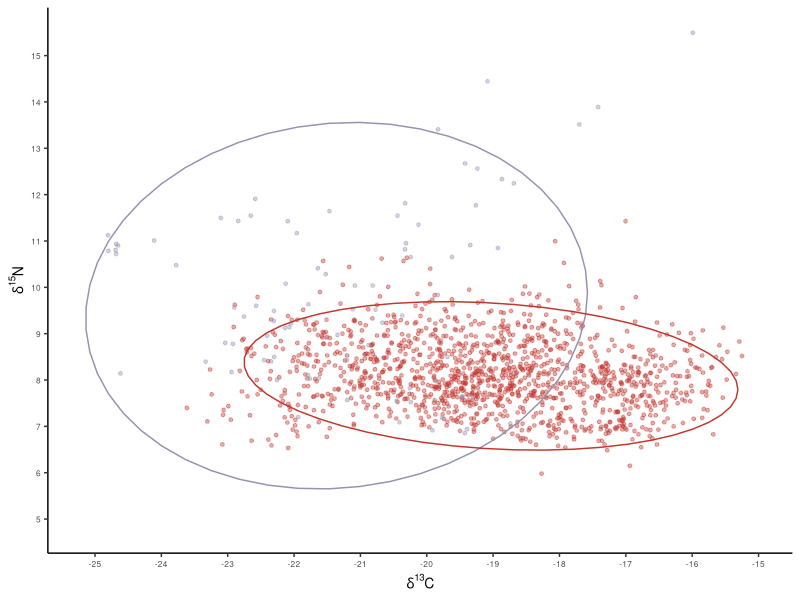
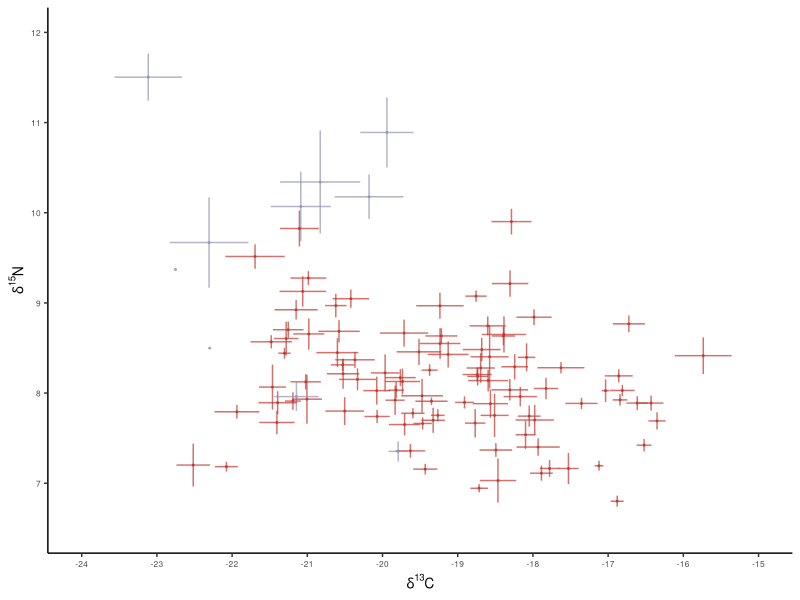
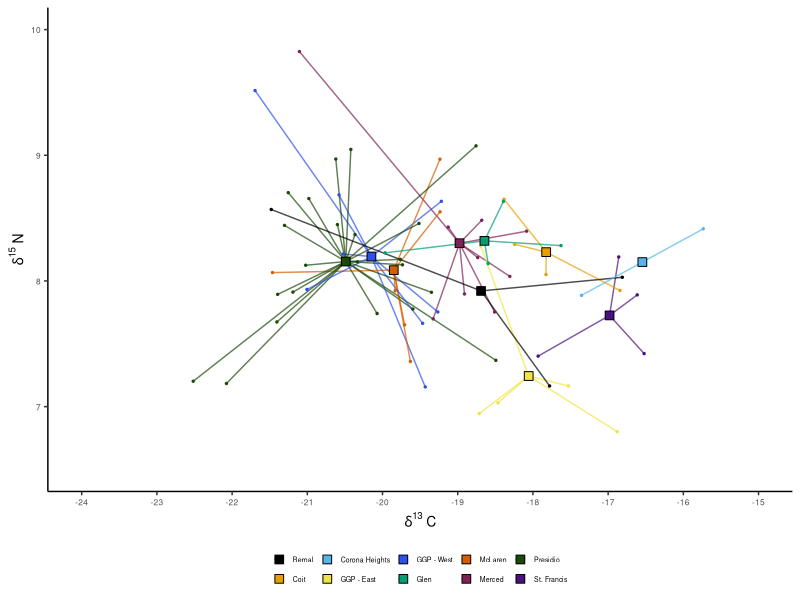

Reproduce these figures in R, in order. (Note: this script raises an error after producing the figures.)
## ---- chunk 1
knitr::opts_chunk$set(echo = TRUE)

library(tidyverse)
library(plotrix)
library(ggpubr)

colors <- c("#000000", "#E69F00", "#56B4E9", "#2D51E8", "#F0E442", "#009E73", "#D55E00", "#7D2355", "#1A4A08","#4A107F")

family_colors <- c("Bernal" = colors[1],
                   "Coit" = colors[2],
                   "Corona Heights" = colors[3],
                   "GGP - West" = colors[4],
                   "GGP - East" = colors[5],
                   "Glen" = colors[6],
                   "McLaren" = colors[7],
                   "Merced" = colors[8],
                   "Presidio" = colors[9],
                   "St. Francis" = colors[10])

# Make custom theme
theme_custom <- function() {
  theme_classic()+
  theme(panel.grid.minor = element_blank(),
        strip.text = element_text(size = 12, face = "bold"),
        plot.background = element_rect(fill = "white", color = NA),
        plot.title = element_text(size = 7),
        strip.background = element_blank(),
        axis.text.y = element_text(size=6),
        axis.text.x = element_text(size=6),
        axis.title.y = element_text(size=10),
        axis.title.x = element_text(size=10))}
## ---- chunk 2
data_clean <- read.csv("Cleaned_Data/cleaned_whiskerdata.csv")
data_average <- read.csv("Cleaned_Data/averaged_whiskerdata.csv")
## ---- chunk 3
# Plot - all data points
fig.S3 <- data_clean %>% 
  ggplot(aes(x=C_raw, y=N_raw, color=urban)) +
  geom_point(size=1, alpha=0.4)+
  stat_ellipse(level=0.95)+
  scale_color_manual(values=c("#9292B1", "#c0362d"))+
  xlab(expression({delta}^13*C))+
  ylab(expression({delta}^15*N))+
  scale_x_continuous(limits=c(-25.2,-15), breaks=seq(-25,-15,by=1))+
  scale_y_continuous(limits=c(4.8,15.5), breaks=seq(5,15,by=1))+
  theme_custom()+
  theme(legend.position = "none")

fig.S3

# ggsave("Figures/FigureS3.png",dpi=600, width=4, height=3)

# All individuals with standard error bars
fig2 <- data_average %>% 
  ggplot(aes(x=C_avg, y=N_avg, color=urban))+
  geom_errorbar(aes(ymin=N_avg-N_se, ymax=N_avg+N_se, color=urban), alpha=0.7)+
  geom_errorbar(aes(xmin=C_avg-C_se, xmax=C_avg+C_se, color=urban), alpha=0.7)+
  geom_point(size=0.4,alpha=0.7)+
  scale_color_manual(values=c("#9292B1", "#c0362d"))+
  xlab(expression({delta}^13*C))+
  ylab(expression({delta}^15*N))+
  scale_x_continuous(limits=c(-24,-15), breaks=seq(-24,-15,by=1))+
  scale_y_continuous(limits=c(6.5,12), breaks=seq(7,12,by=1))+
  theme_custom()+
  theme(legend.position = "none")

fig2

# ggsave("Figures/Figure2.png",dpi=600, width=3.4, height=2.8)

# Create data frame with only SF coyotes
data_average_sf <- data_average %>% 
  filter(urban == "urban")

# Compute center points
center_points <- data_average_sf %>%
  filter(group != "NA") %>%
  group_by(group) %>%
  summarize(C_center = mean(C_avg, na.rm = TRUE),
            N_center = mean(N_avg, na.rm = TRUE))

# Join center points back to the original data
data_with_centers <- data_average_sf %>%
  filter(group != "NA") %>%
  left_join(center_points, by = "group")

# SF individuals colored by family group
fig.4 <- data_with_centers %>% 
  ggplot(aes(x=C_avg, y=N_avg, 
             color=group, fill=group)) +
  geom_segment(aes(x = C_center, y = N_center, 
                   xend = C_avg, yend = N_avg, 
                   color = group),  linewidth=0.5, alpha=0.7) + 
  geom_point(size=0.5) +  
  geom_point(data=center_points, aes(x=C_center, y=N_center, fill=group), 
             color="black", size=3, shape=22, stroke=0.5)+  
  scale_color_manual(values=family_colors) +
  scale_fill_manual(values=family_colors) +
  xlab(expression(delta^{13}~C)) +
  ylab(expression(delta^{15}~N)) +
  scale_x_continuous(limits=c(-24,-15), breaks=seq(-24,-15,by=1)) +
  scale_y_continuous(limits=c(6.5,10), breaks=seq(7,10,by=1)) +
  theme_custom() +
  theme(legend.position = "bottom",
        legend.text = element_text(size=5),
        legend.key.size = unit(0.1, 'cm'),
        legend.title = element_blank())

fig.4

# ggsave("Figures/Figure4.png",dpi=600, width=3.4, height=2.8)


leg <- get_legend(fig.4)

# Combine plots
ggarrange(
  fig2a, fig.2b,
  ncol = 1, nrow = 2, 
  labels = c("a", "b"),
  common.legend=F,
  align = "hv",
  label.x = 0.15,
  widths=c(1,1), heights=c(1,1),
  legend="bottom",
  legend.grob = leg)

# ggsave("Figures/Figure4.png",dpi=600, width=3.4, height=6)
 
# Plot all SF individuals, highlighting repeatedly sampled individuals
fig.S2 <- data_average_sf %>% 
  ggplot(aes(x = C_avg, y = N_avg)) +
  
  # Error bars
  geom_errorbar(aes(ymin = N_avg - N_se, ymax = N_avg + N_se,
                    color = case_when(
    whisker %in% c("S19-8775", "S19-8775-2") ~ "highlight",
    whisker %in% c( "S19-8786", "S19-8786-2") ~ "highlight2",
    TRUE ~ "black")), alpha = 0.5) +
  geom_errorbar(aes(xmin = C_avg - C_se, xmax = C_avg + C_se,
                    color = case_when(
    whisker %in% c("S19-8775", "S19-8775-2") ~ "highlight",
    whisker %in% c( "S19-8786", "S19-8786-2") ~ "highlight2",
    TRUE ~ "black")), alpha = 0.5) +
  
  # Points
  geom_point(aes(color = case_when(
    whisker %in% c("S19-8775", "S19-8775-2") ~ "highlight",
    whisker %in% c( "S19-8786", "S19-8786-2") ~ "highlight2",
    TRUE ~ "black")), size = 1, alpha = 0.8) +
  scale_color_manual(values = c("black" = "black", "highlight" = "#c0362d", "highlight2" = "darkgreen")) +

  # Graphics
  xlab(expression(delta^{13}~C)) +
  ylab(expression(delta^{15}~N)) +
  scale_x_continuous(limits = c(-23, -15), breaks = seq(-23, -15, by = 1)) +
  scale_y_continuous(limits = c(6.5, 10.2), breaks = seq(7, 10, by = 1)) +
  theme_custom()+
  theme(legend.position = "none")

fig.S2

# ggsave("Figures/FigureS2.png",dpi=600, width=4, height=3)
